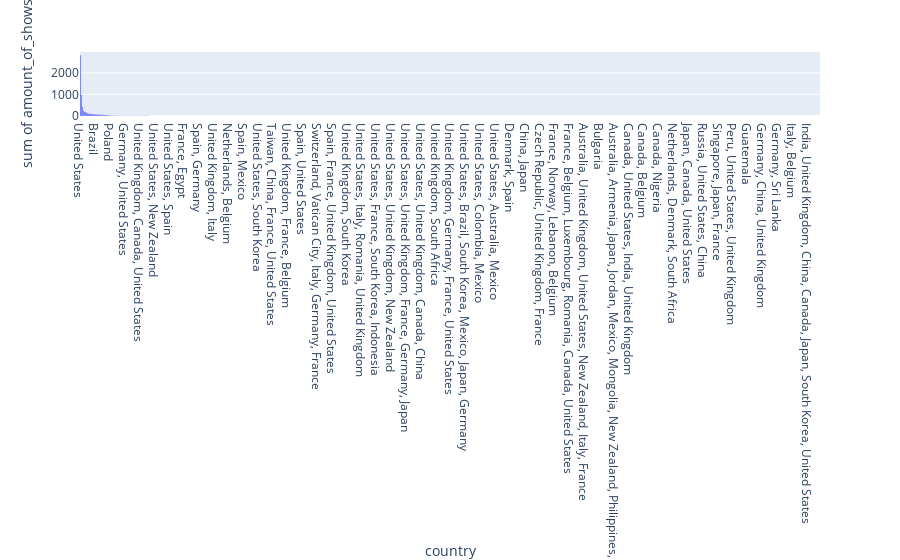

Here is the notebook cell this chart was saved with:
### Code cell
fig = px.histogram(shows_by_countries, x="country", y='amount_of_shows')
fig.show()

### Figure 1 — Plotly figure (JSON) as saved in the notebook; plotly's stock layout.template omitted (floating-point values rounded to 4 significant figures; data arrays with more than 128 entries replaced by an {"elided": "..."} marker saying what was removed)
{"data": [{"alignmentgroup": "True", "bingroup": "x", "histfunc": "sum", "hovertemplate": "country=%{x}<br>sum of amount_of_shows=%{y}<extra></extra>", "legendgroup": "", "marker": {"color": "#636efa"}, "name": "", "offsetgroup": "", "orientation": "v", "showlegend": false, "type": "histogram", "x": {"elided": "748 str values"}, "xaxis": "x", "y": {"elided": "748 int values"}, "yaxis": "y"}], "layout": {"barmode": "relative", "legend": {"tracegroupgap": 0}, "margin": {"t": 60}, "xaxis": {"anchor": "y", "domain": [0, 1], "title": {"text": "country"}}, "yaxis": {"anchor": "x", "domain": [0, 1], "title": {"text": "sum of amount_of_shows"}}}}
